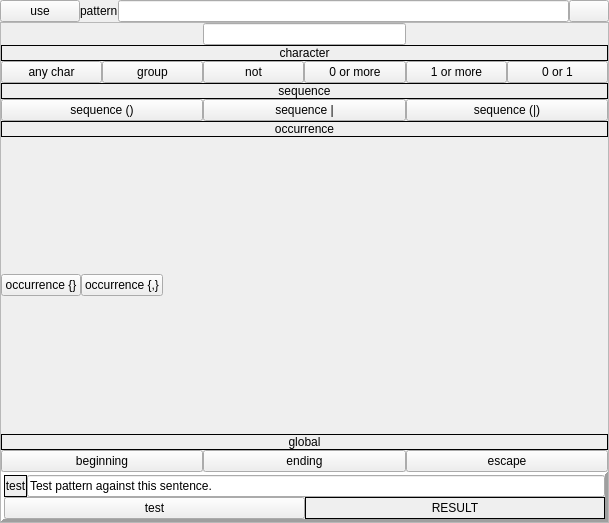
<?xml version="1.0" encoding="UTF-8"?>
<ui version="4.0">
 <class>MRegExpBuilder</class>
 <widget class="QWidget" name="MRegExpBuilder">
  <property name="geometry">
   <rect>
    <x>0</x>
    <y>0</y>
    <width>609</width>
    <height>523</height>
   </rect>
  </property>
  <property name="windowTitle">
   <string>regexp builder</string>
  </property>
  <property name="windowIcon">
   <iconset resource="resfile.qrc">
    <normaloff>:/new/icons/icons/regexp.png</normaloff>:/new/icons/icons/regexp.png</iconset>
  </property>
  <layout class="QVBoxLayout" name="verticalLayout">
   <item>
    <layout class="QHBoxLayout" name="horizontalLayout">
     <item>
      <widget class="QPushButton" name="btUpdate">
       <property name="text">
        <string>use</string>
       </property>
       <property name="icon">
        <iconset resource="resfile.qrc">
         <normaloff>:/new/icons/icons/goup.png</normaloff>:/new/icons/icons/goup.png</iconset>
       </property>
      </widget>
     </item>
     <item>
      <widget class="QLabel" name="label_7">
       <property name="text">
        <string>pattern</string>
       </property>
      </widget>
     </item>
     <item>
      <widget class="QLineEdit" name="txtReg"/>
     </item>
     <item>
      <widget class="QPushButton" name="btClose">
       <property name="toolTip">
        <string>close window</string>
       </property>
       <property name="text">
        <string notr="true"/>
       </property>
       <property name="icon">
        <iconset resource="resfile.qrc">
         <normaloff>:/new/icons/icons/stop.png</normaloff>:/new/icons/icons/stop.png</iconset>
       </property>
       <property name="shortcut">
        <string>Esc</string>
       </property>
      </widget>
     </item>
    </layout>
   </item>
   <item>
    <widget class="QFrame" name="frame">
     <property name="sizePolicy">
      <sizepolicy hsizetype="Expanding" vsizetype="Expanding">
       <horstretch>0</horstretch>
       <verstretch>0</verstretch>
      </sizepolicy>
     </property>
     <property name="frameShape">
      <enum>QFrame::StyledPanel</enum>
     </property>
     <property name="frameShadow">
      <enum>QFrame::Raised</enum>
     </property>
     <layout class="QVBoxLayout" name="verticalLayout_7">
      <item>
       <layout class="QHBoxLayout" name="horizontalLayout_7">
        <item>
         <spacer name="horizontalSpacer">
          <property name="orientation">
           <enum>Qt::Horizontal</enum>
          </property>
          <property name="sizeHint" stdset="0">
           <size>
            <width>40</width>
            <height>20</height>
           </size>
          </property>
         </spacer>
        </item>
        <item>
         <widget class="QLineEdit" name="txtPReg"/>
        </item>
        <item>
         <spacer name="horizontalSpacer_2">
          <property name="orientation">
           <enum>Qt::Horizontal</enum>
          </property>
          <property name="sizeHint" stdset="0">
           <size>
            <width>40</width>
            <height>20</height>
           </size>
          </property>
         </spacer>
        </item>
       </layout>
      </item>
      <item>
       <layout class="QVBoxLayout" name="verticalLayout_5">
        <item>
         <widget class="QLabel" name="label_4">
          <property name="sizePolicy">
           <sizepolicy hsizetype="Preferred" vsizetype="Preferred">
            <horstretch>0</horstretch>
            <verstretch>0</verstretch>
           </sizepolicy>
          </property>
          <property name="frameShape">
           <enum>QFrame::Box</enum>
          </property>
          <property name="text">
           <string>character</string>
          </property>
          <property name="alignment">
           <set>Qt::AlignCenter</set>
          </property>
         </widget>
        </item>
        <item>
         <layout class="QHBoxLayout" name="horizontalLayout_5">
          <item>
           <widget class="QPushButton" name="btChar">
            <property name="focusPolicy">
             <enum>Qt::NoFocus</enum>
            </property>
            <property name="toolTip">
             <string>( . ) match any character</string>
            </property>
            <property name="text">
             <string>any char</string>
            </property>
           </widget>
          </item>
          <item>
           <widget class="QPushButton" name="btGrp">
            <property name="focusPolicy">
             <enum>Qt::NoFocus</enum>
            </property>
            <property name="toolTip">
             <string>( [C1C2C3-Cx] ) match any of used characters C</string>
            </property>
            <property name="text">
             <string>group</string>
            </property>
           </widget>
          </item>
          <item>
           <widget class="QPushButton" name="btGrpN">
            <property name="focusPolicy">
             <enum>Qt::NoFocus</enum>
            </property>
            <property name="toolTip">
             <string>( [^C] ) negation in group</string>
            </property>
            <property name="text">
             <string>not</string>
            </property>
           </widget>
          </item>
          <item>
           <widget class="QPushButton" name="btZM">
            <property name="focusPolicy">
             <enum>Qt::NoFocus</enum>
            </property>
            <property name="toolTip">
             <string>( C* ) match any sequence of zero or more characters</string>
            </property>
            <property name="text">
             <string>0 or more</string>
            </property>
           </widget>
          </item>
          <item>
           <widget class="QPushButton" name="bt1M">
            <property name="focusPolicy">
             <enum>Qt::NoFocus</enum>
            </property>
            <property name="toolTip">
             <string>( C+ ) match any sequence of one or more a  characters</string>
            </property>
            <property name="text">
             <string>1 or more</string>
            </property>
           </widget>
          </item>
          <item>
           <widget class="QPushButton" name="btZ1">
            <property name="focusPolicy">
             <enum>Qt::NoFocus</enum>
            </property>
            <property name="toolTip">
             <string>( C? ) match either zero or one a character</string>
            </property>
            <property name="text">
             <string>0 or 1</string>
            </property>
           </widget>
          </item>
         </layout>
        </item>
       </layout>
      </item>
      <item>
       <layout class="QVBoxLayout" name="verticalLayout_4">
        <item>
         <widget class="QLabel" name="label_3">
          <property name="sizePolicy">
           <sizepolicy hsizetype="Preferred" vsizetype="Preferred">
            <horstretch>0</horstretch>
            <verstretch>0</verstretch>
           </sizepolicy>
          </property>
          <property name="frameShape">
           <enum>QFrame::Box</enum>
          </property>
          <property name="text">
           <string>sequence</string>
          </property>
          <property name="alignment">
           <set>Qt::AlignCenter</set>
          </property>
         </widget>
        </item>
        <item>
         <layout class="QHBoxLayout" name="horizontalLayout_4">
          <item>
           <widget class="QPushButton" name="btSeq1">
            <property name="focusPolicy">
             <enum>Qt::NoFocus</enum>
            </property>
            <property name="toolTip">
             <string>( (S)(*+?) ) match zero or more instances of the sequence S</string>
            </property>
            <property name="text">
             <string>sequence ()</string>
            </property>
           </widget>
          </item>
          <item>
           <widget class="QPushButton" name="btSeq2">
            <property name="focusPolicy">
             <enum>Qt::NoFocus</enum>
            </property>
            <property name="toolTip">
             <string>( S1|S2 ) match either of the sequences S1 or S2</string>
            </property>
            <property name="text">
             <string>sequence |</string>
            </property>
           </widget>
          </item>
          <item>
           <widget class="QPushButton" name="btSeq3">
            <property name="focusPolicy">
             <enum>Qt::NoFocus</enum>
            </property>
            <property name="text">
             <string>sequence (|)</string>
            </property>
           </widget>
          </item>
         </layout>
        </item>
       </layout>
      </item>
      <item>
       <layout class="QVBoxLayout" name="verticalLayout_3">
        <item>
         <widget class="QLabel" name="label_2">
          <property name="sizePolicy">
           <sizepolicy hsizetype="Preferred" vsizetype="Preferred">
            <horstretch>0</horstretch>
            <verstretch>0</verstretch>
           </sizepolicy>
          </property>
          <property name="frameShape">
           <enum>QFrame::Box</enum>
          </property>
          <property name="text">
           <string>occurrence</string>
          </property>
          <property name="alignment">
           <set>Qt::AlignCenter</set>
          </property>
         </widget>
        </item>
        <item>
         <layout class="QHBoxLayout" name="horizontalLayout_3">
          <item>
           <widget class="QPushButton" name="btOcc1">
            <property name="focusPolicy">
             <enum>Qt::NoFocus</enum>
            </property>
            <property name="toolTip">
             <string>( C{N} ) match N occurrences of char C</string>
            </property>
            <property name="text">
             <string>occurrence {}</string>
            </property>
           </widget>
          </item>
          <item>
           <widget class="QPushButton" name="btOcc2">
            <property name="focusPolicy">
             <enum>Qt::NoFocus</enum>
            </property>
            <property name="toolTip">
             <string>( C{N1,N2} ) match N1 to N2 occurrences of char C</string>
            </property>
            <property name="text">
             <string>occurrence {,}</string>
            </property>
           </widget>
          </item>
          <item>
           <widget class="QStackedWidget" name="stackedWidget">
            <widget class="QWidget" name="page"/>
            <widget class="QWidget" name="page_2"/>
           </widget>
          </item>
         </layout>
        </item>
       </layout>
      </item>
      <item>
       <layout class="QVBoxLayout" name="verticalLayout_6">
        <item>
         <widget class="QLabel" name="label">
          <property name="sizePolicy">
           <sizepolicy hsizetype="Preferred" vsizetype="Preferred">
            <horstretch>0</horstretch>
            <verstretch>0</verstretch>
           </sizepolicy>
          </property>
          <property name="frameShape">
           <enum>QFrame::Box</enum>
          </property>
          <property name="text">
           <string>global</string>
          </property>
          <property name="alignment">
           <set>Qt::AlignCenter</set>
          </property>
         </widget>
        </item>
        <item>
         <layout class="QHBoxLayout" name="horizontalLayout_2">
          <item>
           <widget class="QPushButton" name="btBeg">
            <property name="focusPolicy">
             <enum>Qt::NoFocus</enum>
            </property>
            <property name="toolTip">
             <string>( ^ ) match the beginning of a string</string>
            </property>
            <property name="text">
             <string>beginning</string>
            </property>
           </widget>
          </item>
          <item>
           <widget class="QPushButton" name="btEnd">
            <property name="focusPolicy">
             <enum>Qt::NoFocus</enum>
            </property>
            <property name="toolTip">
             <string>( $ ) match the end of a string</string>
            </property>
            <property name="text">
             <string>ending</string>
            </property>
           </widget>
          </item>
          <item>
           <widget class="QPushButton" name="btEsc">
            <property name="focusPolicy">
             <enum>Qt::NoFocus</enum>
            </property>
            <property name="text">
             <string>escape</string>
            </property>
           </widget>
          </item>
         </layout>
        </item>
       </layout>
      </item>
      <item>
       <widget class="QFrame" name="frame_2">
        <property name="frameShape">
         <enum>QFrame::Panel</enum>
        </property>
        <property name="frameShadow">
         <enum>QFrame::Raised</enum>
        </property>
        <property name="lineWidth">
         <number>3</number>
        </property>
        <layout class="QVBoxLayout" name="verticalLayout_2">
         <item>
          <layout class="QHBoxLayout" name="horizontalLayout_9">
           <item>
            <widget class="QLabel" name="label_5">
             <property name="sizePolicy">
              <sizepolicy hsizetype="Preferred" vsizetype="Preferred">
               <horstretch>0</horstretch>
               <verstretch>0</verstretch>
              </sizepolicy>
             </property>
             <property name="frameShape">
              <enum>QFrame::Box</enum>
             </property>
             <property name="text">
              <string>test</string>
             </property>
             <property name="alignment">
              <set>Qt::AlignCenter</set>
             </property>
            </widget>
           </item>
           <item>
            <widget class="QLineEdit" name="txtTest">
             <property name="text">
              <string>Test pattern against this sentence.</string>
             </property>
             <property name="cursorPosition">
              <number>35</number>
             </property>
            </widget>
           </item>
          </layout>
         </item>
         <item>
          <layout class="QHBoxLayout" name="horizontalLayout_8">
           <item>
            <widget class="QPushButton" name="btTest">
             <property name="text">
              <string>test</string>
             </property>
            </widget>
           </item>
           <item>
            <widget class="QLabel" name="lblResult">
             <property name="sizePolicy">
              <sizepolicy hsizetype="Preferred" vsizetype="Preferred">
               <horstretch>0</horstretch>
               <verstretch>0</verstretch>
              </sizepolicy>
             </property>
             <property name="frameShape">
              <enum>QFrame::Box</enum>
             </property>
             <property name="text">
              <string>RESULT</string>
             </property>
             <property name="alignment">
              <set>Qt::AlignCenter</set>
             </property>
            </widget>
           </item>
          </layout>
         </item>
        </layout>
       </widget>
      </item>
     </layout>
    </widget>
   </item>
  </layout>
 </widget>
 <layoutdefault spacing="0" margin="0"/>
 <resources>
  <include location="resfile.qrc"/>
 </resources>
 <connections/>
</ui>
